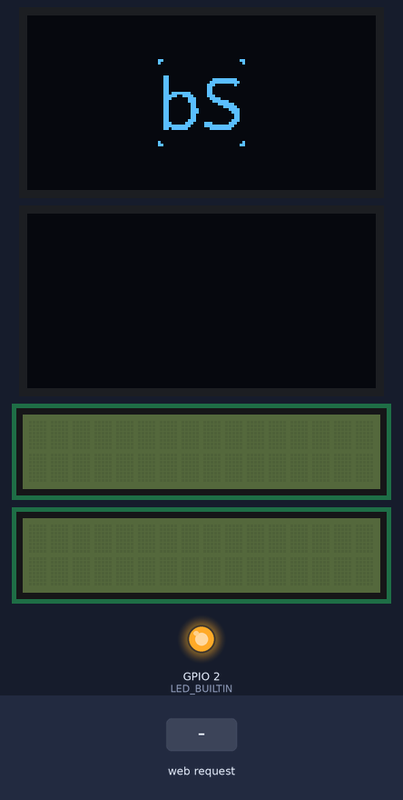
Bench run of a program on a simulated ESP8266 (NodeMCU). Shown: 2 × 128×64 one-colour display, 2 × 16×2 character LCD, output pins drawn as LEDs (lit = HIGH, except the on-board LED, lit = LOW). The test bench sets the inputs (shaded band). The display library's start-up logo is not drawn; a WiFi scan finds three made-up networks; storage starts empty; what the program prints to the serial monitor is not drawn.

Above: at 0.9 s.
At 12.54 s:
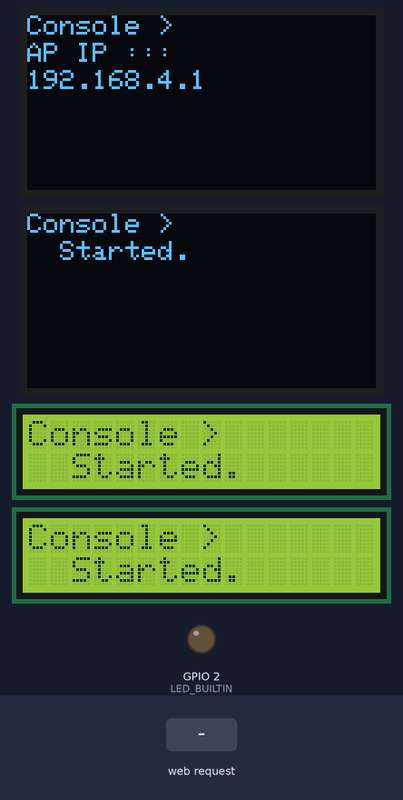
13.2 s: HTTP request GET /scan received
At 16.0 s:
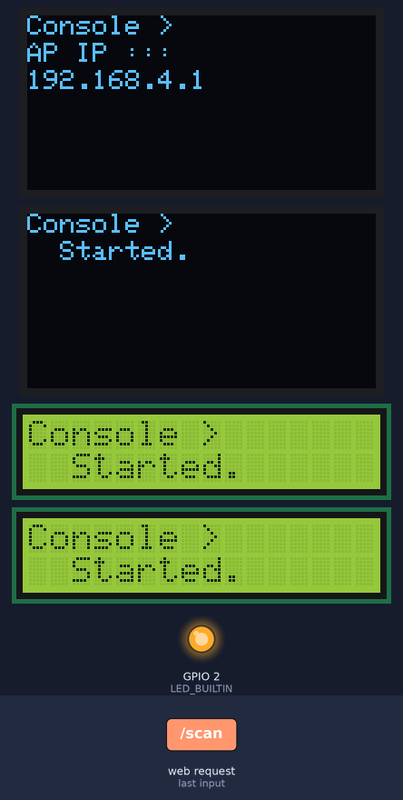
16.2 s: HTTP request GET /scan received
At 17.2 s:
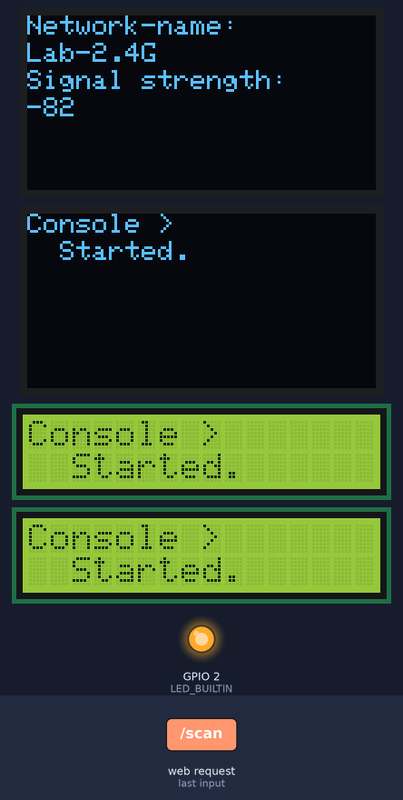
Timing chart, 0 to 24.3 s (numbered marks = the images above; inputs shaded):
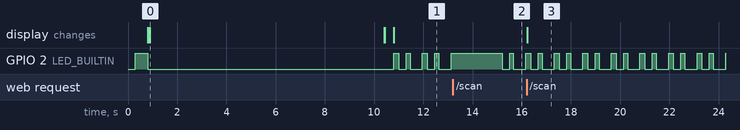

The program:

main.cpp
```cpp
// NodeMCUv3-ESP8266 Async WebServer (c) by BlackLeakz
// Author: BlackLeakz
// Name: NodeMCUv3-ESP8266 Async WebServer
// Version: 0.0.0.1a.2
// Date/Time: 25.07.2023 17:09Uhr (Europe/Berlin) //update 19:42

#include <Arduino.h>

#include <SPI.h>
#include <Wire.h>
#include <LittleFS.h>

#include <ESP8266mDNS.h>

#include <Adafruit_GFX.h>
#include <Adafruit_SSD1306.h>
#include <LiquidCrystal_I2C.h>

#include <ESP8266WiFi.h>
#include <ESPAsyncTCP.h>
#include <ESPAsyncWebServer.h>
#include <ArduinoJson.h>

#include <AsyncElegantOTA.h>

// LiquidCrystal_I2C lcd(0x3F, 2, 1, 0, 4, 5, 6, 7, 3, POSITIVE);  // Set the LCD I2C address, if it's not working try 0x27.
LiquidCrystal_I2C lcd(0x26, 16, 2);
LiquidCrystal_I2C lcd2(0x27, 16, 2);

// Adafruit OLED SSD1306 Parameters (WIDTH, HEIGHT)
#define SCREEN_WIDTH 128
#define SCREEN_HEIGHT 64
#define OLED_RESET -1
#define SCREEN_ADDRESS 0x3C

Adafruit_SSD1306 display(SCREEN_WIDTH, SCREEN_HEIGHT, &Wire, OLED_RESET);
Adafruit_SSD1306 display2(SCREEN_WIDTH, SCREEN_HEIGHT, &Wire, OLED_RESET);

// AP Data
const char *ssid = "BlackLeakz";
const char *password = "123456789";

// mDNS Name
const char *dns_name = "blackleakz";

const char *http_username = "admin";
const char *http_password = "admin";

// WiFi Scan Function
int numberOfNetworks;
unsigned long lastAusgabe;
const unsigned long intervall = 5000;

String msg;
String networks[40];

AsyncWebServer server(80);

// blackzspace.de BITMAP_LOGO
#define LOGO_HEIGHT 32
#define LOGO_WIDTH 32
const unsigned char NaN[] PROGMEM = {
    // 'favicon-32x32, 32x32px
    0xc0, 0x00, 0x00, 0x03, 0x80, 0x00, 0x00, 0x01, 0x00, 0x00, 0x00, 0x00, 0x00, 0x00, 0x00, 0x00,
    0x00, 0x00, 0x00, 0x00, 0x00, 0x00, 0x00, 0x00, 0x30, 0x00, 0x00, 0x00, 0x30, 0x00, 0x0f, 0xf8,
    0x30, 0x00, 0x1f, 0xfc, 0x30, 0x00, 0x38, 0x08, 0x30, 0x00, 0x30, 0x00, 0x30, 0x00, 0x30, 0x00,
    0x37, 0xf0, 0x30, 0x00, 0x3e, 0x78, 0x38, 0x00, 0x38, 0x1c, 0x1e, 0x00, 0x30, 0x1c, 0x0f, 0xc0,
    0x30, 0x0c, 0x03, 0xf0, 0x30, 0x0c, 0x00, 0xf8, 0x30, 0x0e, 0x00, 0x3c, 0x30, 0x0e, 0x00, 0x1c,
    0x30, 0x0c, 0x00, 0x0c, 0x30, 0x0c, 0x00, 0x0c, 0x30, 0x1c, 0x00, 0x1c, 0x38, 0x38, 0x70, 0x38,
    0x3f, 0xf0, 0x7f, 0xf0, 0x37, 0xe0, 0x1f, 0xe0, 0x00, 0x00, 0x00, 0x00, 0x00, 0x00, 0x00, 0x00,
    0x00, 0x00, 0x00, 0x00, 0x00, 0x00, 0x00, 0x00, 0x80, 0x00, 0x00, 0x01, 0xc0, 0x00, 0x00, 0x03};

///// START  Adafruit DISPLAY DRAWER SECTIONS   ///// START  Adafruit DISPLAY DRAWER SECTIONS  ///// START  Adafruit DISPLAY DRAWER SECTIONS


void testscrolltext(void)
{
  display.clearDisplay();
  display.setTextSize(2); // Draw 2X-scale text
  display.setTextColor(SSD1306_WHITE);
  display.setCursor(10, 0);
  display.println(F("scroll"));
  display.display(); // Show initial text
  delay(100);
  // Scroll in various directions, pausing in-between:
  display.startscrollright(0x00, 0x0F);
  delay(2000);
  display.stopscroll();
  delay(1000);
  display.startscrollleft(0x00, 0x0F);
  delay(2000);
  display.stopscroll();
  delay(1000);
  display.startscrolldiagright(0x00, 0x07);
  delay(2000);
  display.startscrolldiagleft(0x00, 0x07);
  delay(2000);
  display.stopscroll();
  delay(1000);
}


void testdrawbitmap(void)
{
  display.clearDisplay();

  display.drawBitmap(
      (display.width() - LOGO_WIDTH) / 2,
      (display.height() - LOGO_HEIGHT) / 2,
      NaN, LOGO_WIDTH, LOGO_HEIGHT, 1);
  display.display();
  delay(4500);
}
///// END  Adafruit DISPLAY DRAWER SECTIONS   ///// END  Adafruit DISPLAY DRAWER SECTIONS  ///// END  Adafruit DISPLAY DRAWER SECTIONS

// WiFi-Scan |-> Prints RESULT TO OLED-DISPLAY!!
void wifi_oledscan()
{
  if (numberOfNetworks <= 0)
  {
    numberOfNetworks = WiFi.scanNetworks();
    Serial.print(numberOfNetworks);
    Serial.println(F(" gefundene Netzwerke"));
  }
  else if (millis() - lastAusgabe > intervall)
  {
    numberOfNetworks--;
    display.clearDisplay();
    display.setCursor(0, 0);
    display.print("Network-name: ");
    display.setCursor(0, 10);
    display.print(WiFi.SSID(numberOfNetworks));
    display.setCursor(0, 20);
    display.print("Signal strength: ");
    display.setCursor(0, 30);
    display.print(WiFi.RSSI(numberOfNetworks));
    display.display();
    Serial.print("Network name: ");
    Serial.println(WiFi.SSID(numberOfNetworks));
    Serial.print("Signal strength: ");
    Serial.println(WiFi.RSSI(numberOfNetworks));
    Serial.println("-----------------------");
    lastAusgabe = millis();
  }
}


////  START  WEBSERVER FUNCTIONS  ////   START  WEBSERVER FUNCTIONS
void notFound(AsyncWebServerRequest *request)
{
  request->send(404, "text/plain", "Not found");
}

////   END  WEBSERVER FUNCTIONS   ////   END  WEBSERVER FUNCTIONS     ////

// WebServers Website URL-Handler
void website()
{

  // Route to Styles.css, stoed in LittleFS! -

  server.on("/style.css", HTTP_GET, [](AsyncWebServerRequest *request)
            { request->send(LittleFS, "/style/style.css", "text/css"); });

  server.on("/wifi.css", HTTP_GET, [](AsyncWebServerRequest *request)
            { request->send(LittleFS, "/styles/wifi.css", "text/css"); });


  server.on("/", HTTP_GET, [](AsyncWebServerRequest *request)
            { request->send(LittleFS, "/index.html", "text/html"); });


  // WebPage Router to Sites -

  //    3xx  /scan path's, 1st = Func with PROGMEM, 2nd Func with Route to LittleFS! 3rd = Added Route to /scan, Using ArduinoJson and a simple request-send method to print page.
  //   Only the 3rd Method is currently working with a wifi-scan result. Requesting the path/Route wont be show anything if only 1x Time Requested!! Please refresh the tab, to the exact smae route, to get a JSON-String with the WiFi-Scan Results!!!
  // NOTE: Im currently learning by doing how a AsyncWebServer acts, and what NAT Routing is about. So beware of shit-code! This isnt a release-file.

  // server.on("/scan", HTTP_GET, [](AsyncWebServerRequest *request)
  //           { request->send_P(200, "text/html", wifiscan); });

  // server.on("/scan", HTTP_GET, [](AsyncWebServerRequest *request)
  //           { request->send(LittleFS, "/scan.html", "text/html"); });

  server.on("/scan", HTTP_GET, [](AsyncWebServerRequest *request)
            {
    String json = "[";
    int n = WiFi.scanComplete();
    if(n == -2){
      WiFi.scanNetworks(true);
    } else if(n){
      for (int i = 0; i < n; ++i){
        if(i) json += ",";
        json += "{";
        json += "\"rssi\":"+String(WiFi.RSSI(i));
        json += ",\"ssid\":\""+WiFi.SSID(i);
        json += ",\"bssid\":\""+WiFi.BSSIDstr(i);
        json += ",\"channel\":"+String(WiFi.channel(i));
        json += ",\"secure\":"+String(WiFi.encryptionType(i));
        json += ",\"hidden\":"+String(WiFi.isHidden(i)?"true":"false");
        json += "}";
      }
      WiFi.scanDelete();
      if(WiFi.scanComplete() == -2){
        WiFi.scanNetworks(true);
      }
    }
    json += "]";
    request->send(200, "text/json", json);
    json = String();
    wifi_oledscan(); });


  server.on("/wifimanager", HTTP_GET, [](AsyncWebServerRequest *request)
            { request->send(LittleFS, "/wifimanager.html", "text/html"); });

  server.onNotFound(notFound);

  // Start OTA Update Server
  AsyncElegantOTA.begin(&server);

  // Start server
  server.begin();
}

// Setup Function!
void setup()
{
  // Starts Serial-communication !
  Serial.begin(115200);
  Serial.println("Console > Serial communication started!.");

  // LED-Blinking to sign starting device!
  pinMode(LED_BUILTIN, OUTPUT);
  digitalWrite(LED_BUILTIN, LOW);
  delay(300);
  digitalWrite(LED_BUILTIN, HIGH);
  delay(500);
  digitalWrite(LED_BUILTIN, LOW);

  // Setup I2C Displays OLED_SSD1306 & LiquidCrystal
  // setupDisplays();
  // Initializes oledssd1306 display, if error, serial.com sents msg
  Serial.println("Console > Initialize displays.\n");
  if (!display.begin(SSD1306_SWITCHCAPVCC, SCREEN_ADDRESS))
  {
    Serial.println(F("Console > SSD1306 allocation failed"));
    for (;;)
      ;
  }
  display.display();
  display.clearDisplay();
  testdrawbitmap();
  delay(5000);
  display.setTextColor(WHITE); // set Text-color
  display.setTextSize(1);
  display.setCursor(0, 0);
  display.println("Console >");
  display.display();
  display.setCursor(0, 10);
  display.println("  Started.");
  display.display();
  if (!display2.begin(SSD1306_SWITCHCAPVCC, SCREEN_ADDRESS))
  { // SCREEN_ADDRESS maybe needs to set to 0x3D
    Serial.println(F("Console > SSD1306 allocation failed"));
    for (;;)
      ;
  }
  display2.display();
  display2.clearDisplay();
  display2.setTextColor(WHITE); // set Text-color
  display2.setTextSize(1);
  display2.setCursor(0, 0);
  display2.println("Console >");
  display2.display();
  display2.setCursor(0, 10);
  display2.println("  Started.");
  display2.display();
  Serial.println("Console > OLED SSD1306 display started!.\n");
  // Initializes LiquidCrystal Display 1
  lcd.init();
  lcd.backlight();
  lcd.setCursor(0, 0);
  lcd.print("Console > ");
  lcd.setCursor(2, 1);
  lcd.print("Started.");
  // Initializes LiquidCrystal Display 2
  lcd2.init();
  lcd2.backlight();
  lcd2.setCursor(0, 0);
  lcd2.print("Console > ");
  lcd2.setCursor(2, 1);
  lcd2.print("Started.");
  Serial.println("Console > I2C LiquidCrystal display started!.\n");


  // Setup WiFi
  WiFi.softAP(ssid, password);
  IPAddress IP = WiFi.softAPIP();
  Serial.print("Console > AP IP address: ");
  Serial.println(IP);
  Serial.println(WiFi.localIP());
  display.clearDisplay();
  display.setCursor(0, 0);
  display.println("Console > ");
  display.display();
  display.setCursor(0, 10);
  display.println("AP IP ::: ");
  display.display();
  display.setCursor(0, 20);
  display.println(IP);
  display.display();

  // Setup FileSystem
  // setupFS();
  // Initialize LittleFS (FileSystem) and load file: "text.txt"
  if (!LittleFS.begin())
  {
    Serial.println("Console > An Error has occurred while mounting LittleFS... .. .");
    digitalWrite(LED_BUILTIN, LOW);
    delay(300);
    digitalWrite(LED_BUILTIN, HIGH);
    delay(500);
    digitalWrite(LED_BUILTIN, LOW);
    delay(300);
    digitalWrite(LED_BUILTIN, HIGH);
    return;
  }

  // Start WebServer + Website
  website();

  // // Register the dns_name
  //   mDNS();
  if (!MDNS.begin(dns_name))
  { // Start the mDNS responder for esp8266.local
    digitalWrite(LED_BUILTIN, LOW);
    delay(200);
    digitalWrite(LED_BUILTIN, HIGH);
    delay(300);
    digitalWrite(LED_BUILTIN, LOW);

    Serial.println("Console > Error setting up MDNS responder!");
    display.clearDisplay();
    display.setCursor(0, 0);
    display.println("Error mDNS !!!");
    display.display();
  }

  digitalWrite(LED_BUILTIN, HIGH);
  delay(200);
  digitalWrite(LED_BUILTIN, LOW);
  delay(300);
  digitalWrite(LED_BUILTIN, HIGH);
  delay(160);
  digitalWrite(LED_BUILTIN, LOW);
  delay(500);
  digitalWrite(LED_BUILTIN, HIGH);
  Serial.println("Console > mDNS responder started");
  Serial.println("Console > DNS gestartet, erreichbar unter: ");
  Serial.println("Console > http://" + String(dns_name) + ".local/\n");
}


void loop()
{
  digitalWrite(LED_BUILTIN, HIGH);
  delay(200);
  digitalWrite(LED_BUILTIN, LOW);
  delay(300);
  digitalWrite(LED_BUILTIN, HIGH);
  delay(160);
  digitalWrite(LED_BUILTIN, LOW);
  delay(500);
  digitalWrite(LED_BUILTIN, HIGH);

  MDNS.update();
}
```

Measured:
- after the input at 16.2 s, the display: changes at once (image 3)
- by itself, GPIO 2 (LED_BUILTIN): repeats every 1.2 s: HIGH 0.16 s, LOW 0.50 s, HIGH 0.20 s, LOW 0.30 s
- what the display in image 0 shows lasts 9.5 s, from 0.9 s to 10.4 s
